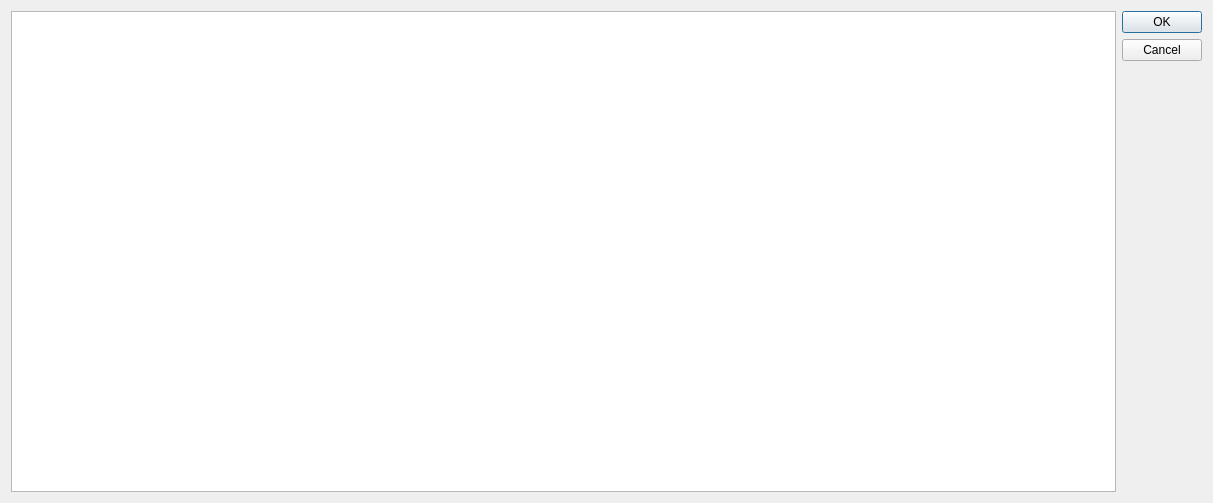
<?xml version="1.0" encoding="UTF-8"?>
<ui version="4.0">
 <class>MesList</class>
 <widget class="QDialog" name="MesList">
  <property name="geometry">
   <rect>
    <x>0</x>
    <y>0</y>
    <width>1213</width>
    <height>503</height>
   </rect>
  </property>
  <property name="windowTitle">
   <string>Dialog</string>
  </property>
  <layout class="QHBoxLayout" name="horizontalLayout">
   <item>
    <widget class="QListView" name="listView"/>
   </item>
   <item>
    <widget class="QDialogButtonBox" name="buttonBox">
     <property name="orientation">
      <enum>Qt::Vertical</enum>
     </property>
     <property name="standardButtons">
      <set>QDialogButtonBox::Cancel|QDialogButtonBox::Ok</set>
     </property>
    </widget>
   </item>
  </layout>
 </widget>
 <resources/>
 <connections>
  <connection>
   <sender>buttonBox</sender>
   <signal>accepted()</signal>
   <receiver>MesList</receiver>
   <slot>accept()</slot>
   <hints>
    <hint type="sourcelabel">
     <x>248</x>
     <y>254</y>
    </hint>
    <hint type="destinationlabel">
     <x>157</x>
     <y>274</y>
    </hint>
   </hints>
  </connection>
  <connection>
   <sender>buttonBox</sender>
   <signal>rejected()</signal>
   <receiver>MesList</receiver>
   <slot>reject()</slot>
   <hints>
    <hint type="sourcelabel">
     <x>316</x>
     <y>260</y>
    </hint>
    <hint type="destinationlabel">
     <x>286</x>
     <y>274</y>
    </hint>
   </hints>
  </connection>
 </connections>
</ui>
